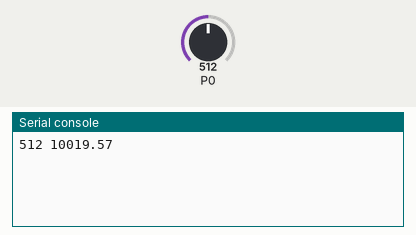
A program run on a simulated BBC micro:bit running MicroPython. Parts: the last lines printed to the serial console. The test bench sets the inputs (shaded band); at power-on: P0 = 512 (analog values on the 0–1023 scale).

Above: at 1.2 s.
1.3 s: P0 set to 716
At 2.6 s:
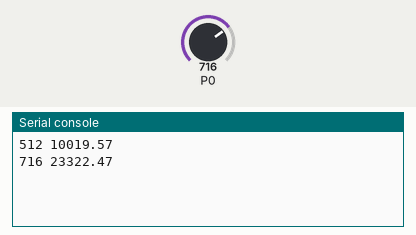
4.0 s: P0 set to 900
At 5.3 s:
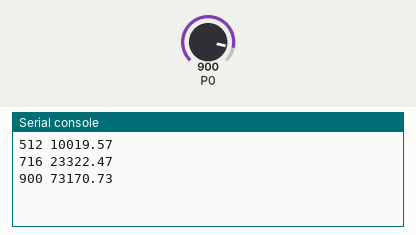
Timing chart, 0 to 7.0 s (numbered marks = the images above; inputs shaded):
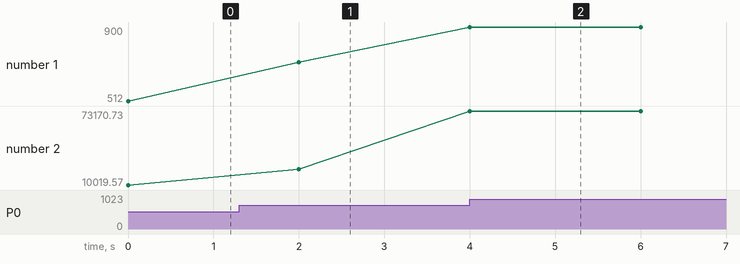

Measured:
- after the input at 1.3 s, the serial console: prints a new line after 0.70 s (image 1)
- after the input at 4.0 s, the serial console: prints a new line at once (image 2)
- plotted number 1: 512 → 716 after the input at 1.3 s, 716 → 900 after the input at 4.0 s
- plotted number 2: 10019.57 → 23322.47 after the input at 1.3 s, 23322.47 → 73170.73 after the input at 4.0 s

The program:

ctn_resistance.py
```python
'''
Mesure de la résistance de la CTN d'un capteur Pluguino Grove
Pour ce capteur la CTN est réliée à Vcc.
D'où la relation R = Ro*(Vcc/V-1)
'''

from microbit import *

Ro = 10e3     # Resistance en série avec la CTN

while True:
    N = pin0.read_analog() # Lecture sur l'entrée analogique
    R = Ro*N/(1023-N)       # Calcul de la resistance de la CTN
    print(N, R)
    sleep(2000)
```
